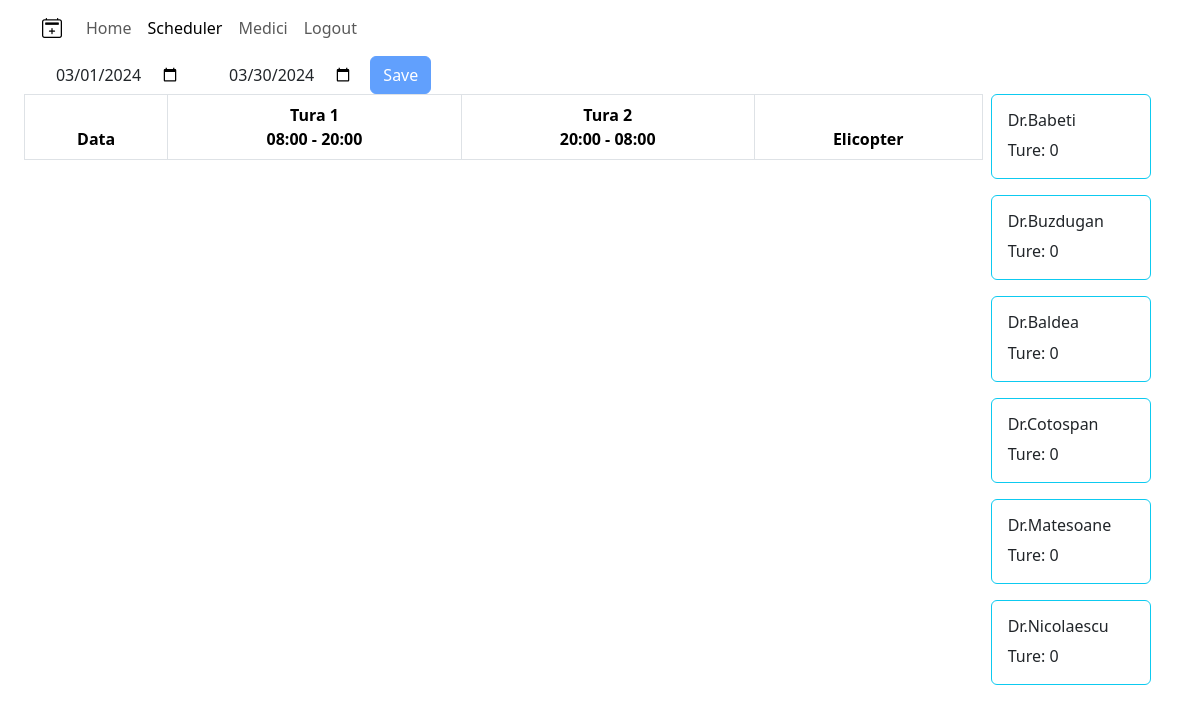
/scheduler/ (signed in), run on the app's committed database.
### scheduler/models.py (models this page shows, shortened)
class Medic(models.Model):
    id = models.AutoField(primary_key=True)
    nickname = models.CharField(max_length=30, null=False, unique=True)
    firstName = models.CharField(max_length=50, null=True, blank=True)
    lastName = models.CharField(max_length=50, null=True, blank=True)

### scheduler/views.py (the view, shortened to what this page needs)
# urls.py: path('scheduler/', schedulerView, name='scheduler'),
@login_required
def schedulerView(request):
    context = {}
    if request.method == "GET":
        context.update(handleDates(request))
        context.update(handleMedicList(request))
    return render(request, "scheduler.html", context)

### scheduler/views.py (called while the page is built)
def handleDates(request):
    startDate = f"{datetime.now().year}-{datetime.now().month:02d}-{1:02d}"
    endDate = f"{datetime.now().year}-{datetime.now().month:02d}-{calendar.monthrange(datetime.now().year, datetime.now().month)[1]-1:02d}"
    aDate = datetime.strptime(startDate, '%Y-%m-%d')+timedelta(days=3)
    ro_month = RO_MONTHS[aDate.month]
    return {"status" : "ok GET - handle Dates", "startDate" : startDate, "endDate" : endDate, "month" : ro_month, "year" : aDate.year}

def handleMedicList(request):
    medicList = Medic.objects.all()
    return {"medicList": medicList}

### scheduler/templates/scheduler.html (shortened to what this page needs)
{% extends "home.html" %}
{% block home-specificButtons %}
    <button id="saveButton" class="btn btn-primary button" type="button" data-bs-toggle="collapse" data-bs-target="#contentId" aria-expanded="false" aria-controls="contentId" disabled>Save</button>
{% endblock home-specificButtons %}
{% block cardsSection %}
    <div class="col-sm-2 sticky-top">
        <ul id="cardsSection" class="nav nav-pills nav-stacked">
            {% for medic in medicList %}
                <div id="medic{{ medic.id }}" class="card border-info mb-3 medic draggable" style="max-width: 10rem; width: 10rem;">
                    <div style="pointer-events: none;">
                        <div style="user-select: none; pointer-events: none;" class="card-body">
                            <h6 style="user-select: none; pointer-events: none;" id="medic-{{ medic.nickname }}" class="card-title card-nickname">{{ medic.nickname }}</h6>
                            <p style="user-select: none; pointer-events: none;" class="card-text">Ture: <span id="counter-{{ medic.nickname }}" class="counter">0</span> </p>
                        </div>
                    </div>
                </div>
            {% endfor %}
        </ul>
    </div>
{% endblock cardsSection %}
{% block scripts %}
    {% load static %}
{% endblock scripts %}

### scheduler/static/home.css (style rules this page uses)
body { display: block; }

### data on the page
Medic: nickname "Dr.Babeti"
Medic: nickname "Dr.Buzdugan"
Medic: nickname "Dr.Baldea"
Medic: {{ medic.id }} 10 (drawn), nickname "Dr.Cotospan"
Medic: nickname "Dr.Matesoane"
Medic: nickname "Dr.Nicolaescu"
